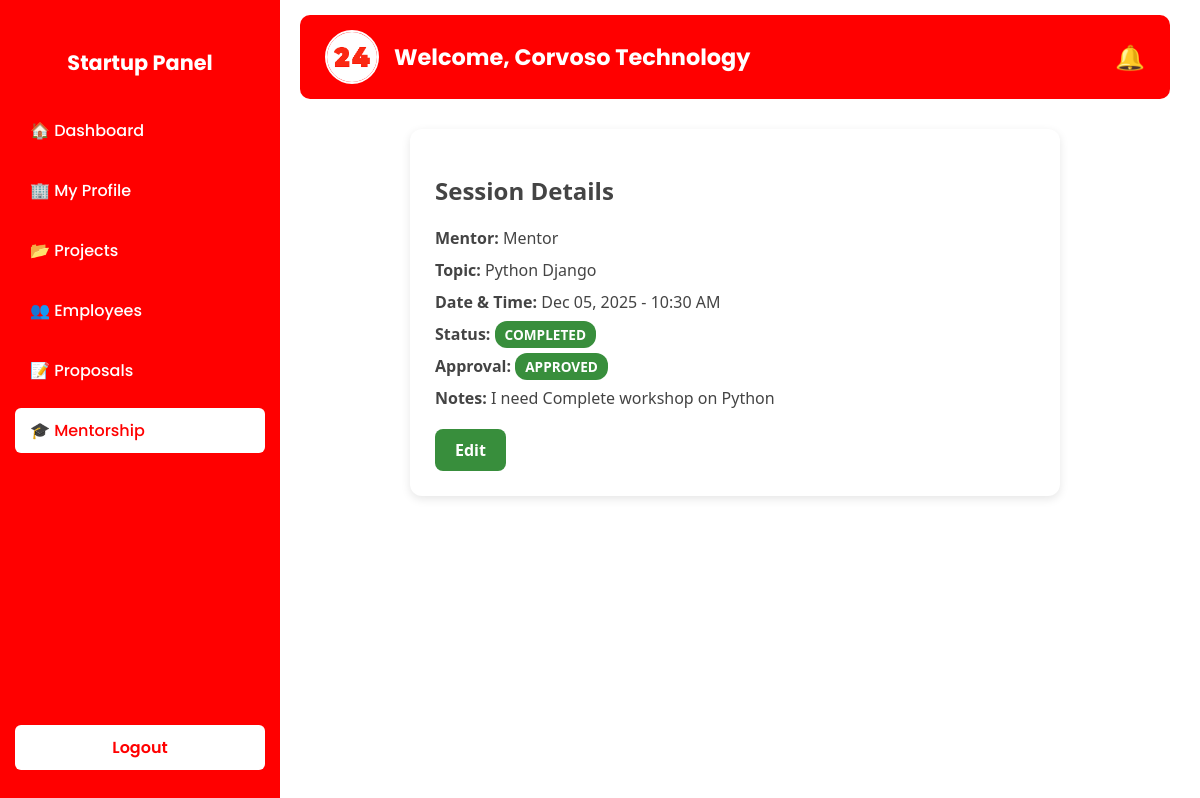
The page /startup/sessions/1/ (signed in) on the database as committed earlier.
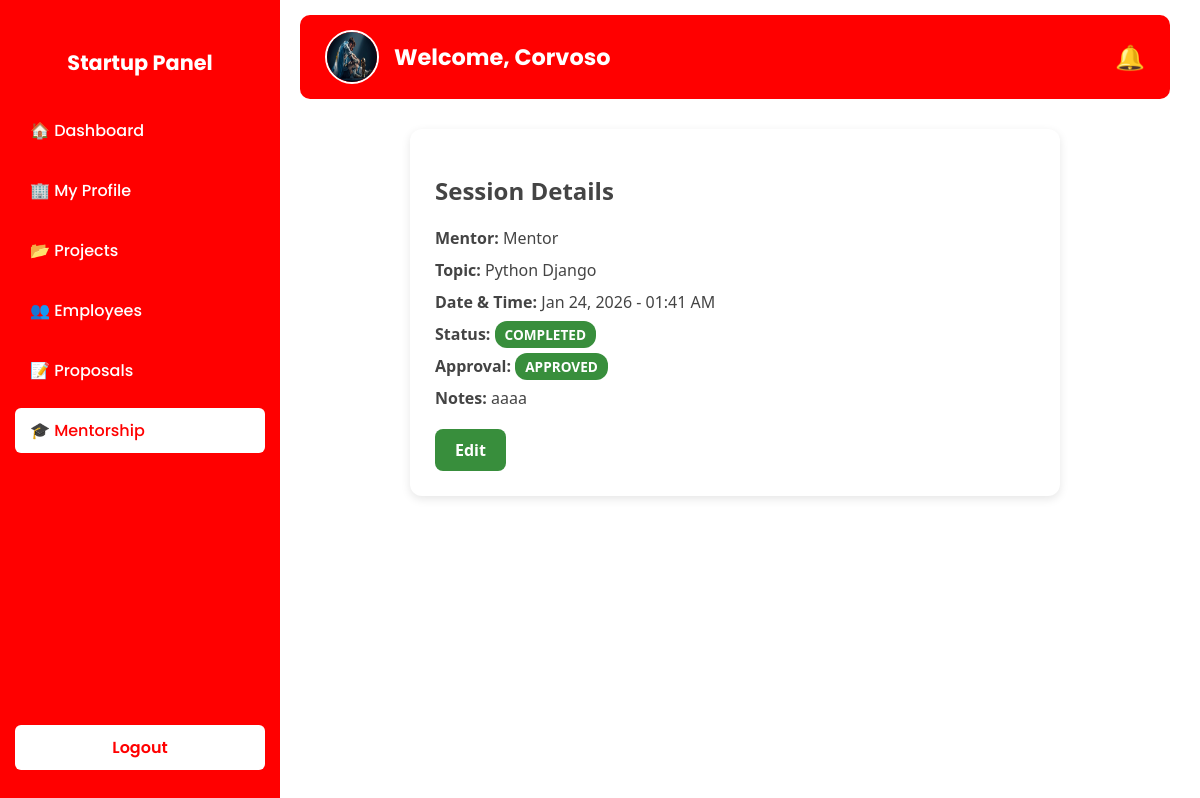
The same page on the database as committed later.
### startup/models.py (models this page shows, shortened)
class StartupProfile(models.Model):
    user = models.OneToOneField(CustomUser, on_delete=models.CASCADE, related_name="startup_profile")
    startup_name = models.CharField(max_length=100)
    description = models.TextField(blank=True, null=True)
    website = models.URLField(blank=True, null=True)
    founded_date = models.DateField(blank=True, null=True)
    industry = models.CharField(max_length=100, blank=True, null=True)
    logo = models.ImageField(upload_to='startup_logos/', blank=True, null=True)  # changed to ImageField

### mentors/models.py (models this page shows, shortened)
class MentorshipSession(models.Model):
    mentor = models.ForeignKey(MentorProfile, on_delete=models.CASCADE, related_name="sessions")
    startup = models.ForeignKey(StartupProfile, on_delete=models.CASCADE, related_name="sessions")
    topic = models.CharField(max_length=100)
    session_date = models.DateTimeField()
    notes = models.TextField(blank=True, null=True)
    approval_status = models.CharField(
        max_length=20,
        choices=[
            ('PENDING', 'Pending Approval'),
            ('APPROVED', 'Approved'),
            ('REJECTED', 'Rejected'),
        ],
        default='PENDING'
    )
    status = models.CharField(
    max_length=20,
    choices=[
        ('REQUESTED', 'Requested'),   # <-- new option
        ('SCHEDULED', 'Scheduled'),
        ('COMPLETED', 'Completed'),
        ('CANCELLED', 'Cancelled'),
    ],
    default='REQUESTED'
)

class MentorProfile(models.Model):
    user = models.OneToOneField(CustomUser, on_delete=models.CASCADE, related_name="mentor_profile")
    expertise_area = models.CharField(max_length=200)
    profile_image = models.ImageField(
        upload_to="mentors/profile_images/",
        blank=True,
        null=True
    )
    experience_years = models.PositiveIntegerField(default=0)
    linkedin_profile = models.URLField(blank=True, null=True)

### accounts/models.py (models this page shows, shortened)
class CustomUser(AbstractUser):
    ROLE_CHOICES = [
        ('ADMIN', 'Admin'),
        ('STARTUP', 'Startup'),
        ('FREELANCER', 'Freelancer'),
        ('MENTOR', 'Mentor'),
        ('INVESTOR', 'Investor'),
    ]
    role = models.CharField(max_length=20, choices=ROLE_CHOICES, default='STARTUP')
    created_at = models.DateTimeField(auto_now_add=True)
    groups = models.ManyToManyField(
        Group,
        related_name='customuser_set',  # <--- change related_name
        blank=True,
        help_text='The groups this user belongs to.'
    )
    user_permissions = models.ManyToManyField(
        Permission,
        related_name='customuser_set',  # <--- change related_name
        blank=True,
        help_text='Specific permissions for this user.'
    )

### startup/views.py (the view)
# urls.py: path('sessions/<int:session_id>/', views.session_detail, name='session_detail'),
@login_required
def session_detail(request, session_id):
    session = get_object_or_404(MentorshipSession, id=session_id, startup=request.user.startup_profile)
    return render(request, 'session_detail.html', {'session': session , 'profile': request.user.startup_profile})

### startup/templates/session_detail.html (shortened to what this page needs)
{% extends 'base_startup.html' %}
{% block content %}
<div class="panel">
    <h2>Session Details</h2>
    <p><strong>Mentor:</strong> {{ session.mentor.user.username }}</p>
    <p><strong>Topic:</strong> {{ session.topic }}</p>
    <p><strong>Date & Time:</strong> {{ session.session_date|date:"M d, Y - h:i A" }}</p>
    <p><strong>Status:</strong>
        <span class="badge {{ session.status|lower }}">{{ session.status }}</span>
    </p>
    <p><strong>Approval:</strong>
        <span class="badge {{ session.approval_status|lower }}">{{ session.approval_status }}</span>
    </p>
    <p><strong>Notes:</strong> {{ session.notes|default:"No notes yet." }}</p>
    <div class="actions">
        {% if session.approval_status == 'APPROVED' and session.status != 'CANCELLED' %}
        <a href="{% url 'startup:update_session' session.id %}" class="btn btn-success">Edit</a>
        {% endif %}
    </div>
</div>
{% endblock %}

### startup/templates/base_startup.html (shortened to what this page needs)
{% load static %}
<!DOCTYPE html>
<html lang="en">
<head>
</head>
<body>
    <nav class="sidebar">
        <div>
            <h2>Startup Panel</h2>
            <ul>
                <li>
                    <a href="{% url 'startup:startup_dashboard' %}"
                    class="{% if request.path == '/startup/dashboard/' or request.path == '/startup/dashboard/' %}active{% endif %}">🏠 Dashboard</a>
                </li>
                <li>
                <a href="{% url 'startup:stprofile_detail' %}"
                class="{% if '/startup/profile/' in request.path %}active{% endif %}">
                🏢 My Profile
                </a>
                </li>
                <li>
                    <a href="{% url 'startup:startup_projects' %}"
                        class="{% if '/startup/projects/' in request.path %}active{% endif %}">📂 Projects</a>
                </li>
                <li>
                    <a href="{% url 'startup:startup_employees' %}"
                        class="{% if '/startup/employees/' in request.path %}active{% endif %}">👥 Employees</a>
                </li>
                <li>
                    <a href="{% url 'startup:project_proposals' %}"
                        class="{% if '/startup/proposals/' in request.path %}active{% endif %}">📝 Proposals</a>
                </li>
                <li>
                    <a href="{% url 'startup:startup_sessions' %}"
                        class="{% if '/startup/sessions/' in request.path %}active{% endif %}">🎓 Mentorship</a>
                </li>
            </ul>
        </div>
        <div class="logout">
            <a href="{% url 'logout' %}">Logout</a>
        </div>
    </nav>
    <div class="main-content">
        <header>
            <div class="header-left">
                {% if profile.logo %}
                    <img src="{{ profile.logo.url }}" alt="Logo">
                {% else %}
                    <img src="{% static 'images/logo.png' %}" alt="Logo">
                {% endif %}
                <h1>Welcome, {{ profile.startup_name }}</h1>
            </div>
            <div class="header-right notification">
                🔔
            </div>
        </header>
        {% block content %}{% endblock %}
    </div>
</body>
</html>

Rows that differ between the two databases and show on the page:
changed StartupProfile: logo: a different picture; startup_name "Corvoso Technology" → "Corvoso"
changed MentorshipSession "Python Django": session_date "Dec 05, 2025 - 10:30 AM" → "Jan 24, 2026 - 01:41 AM"; notes "I need Complete workshop on Python" → "aaaa"
